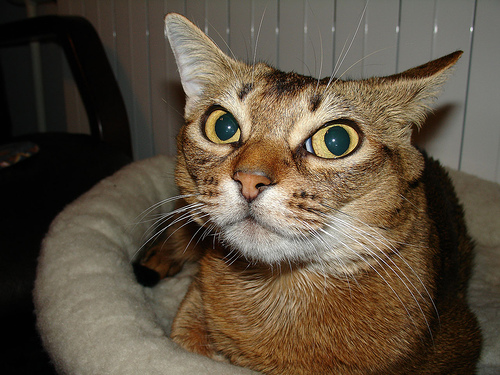
#> input picture data/00000001_020.jpg, 500 x 375 px; its folder holds only this picture in this run
$ jupyter execute --allow-errors real_life_lines.ipynb
#> lines starting #> are read from the running program, lines starting #| are printed output that depends on the picture; after the words box and inside, x2 and y2 are one past the last pixel; in counts of white or black regions, pixels touching at a corner belong together
Without Gaussian Noise

[cell 1]
import os
from skimage.transform import probabilistic_hough_line
from skimage import io
from skimage.feature import canny
from skimage.draw import line
import matplotlib.pyplot as plt
from skimage.color import rgb2gray
from matplotlib import cm
from skimage.util import img_as_ubyte

path = './data'
images_names = os.listdir(path)
images = []
edges = []
lines = []

for name in images_names:
    image = io.imread(path+'/'+name)
#> image is the input picture: shape (375, 500, 3); mean R, G, B 92.8, 80.3, 63.9
    image = rgb2gray(image)
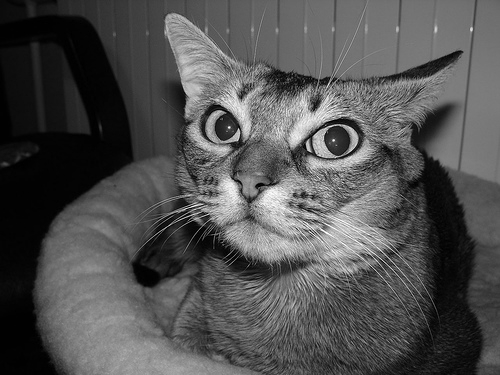
#> image: shape (375, 500) float64; min 0, max 1, mean 0.321
    image = img_as_ubyte(image)
    edge = canny(image, 5, 1, 25)
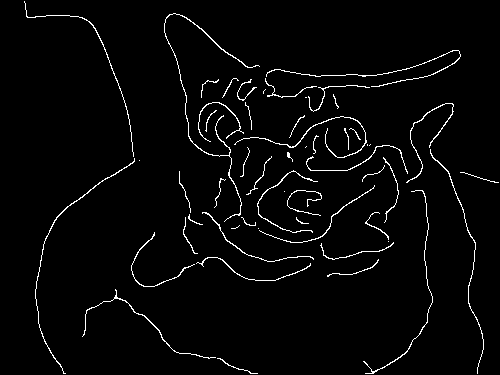
#> edge: shape (375, 500) bool; 2.7% white in thin lines or dots
    prob_lines = probabilistic_hough_line(edge, threshold=10, line_length=5,line_gap=3)
#> prob_lines = 397 items
    images.append(image)
    edges.append(edge)
    lines.append(prob_lines)

fig, ax = plt.subplots(len(images_names), 3, figsize=(15, 10), sharex=False, sharey=False, squeeze=False)

for i in range(len(images_names)):
    ax[i][0].imshow(images[i], cmap=cm.gray)
    ax[i][0].set_title('Input Image #'+str(i+1))

    ax[i][1].imshow(edges[i], cmap=cm.gray)
    ax[i][1].set_title('Canny Edges')

    ax[i][2].imshow(edges[i] * 0)
    for line in lines[i]:
        p0, p1 = line
        ax[i][2].plot((p0[0], p1[0]), (p0[1], p1[1]))
    ax[i][2].set_xlim((0, images[i].shape[1]))
    ax[i][2].set_ylim((images[i].shape[0], 0))
    ax[i][2].set_title('Probabilistic Hough')

    ax[i][0].set_axis_off()
    ax[i][1].set_axis_off()
    ax[i][2].set_axis_off()

plt.tight_layout()
plt.show()
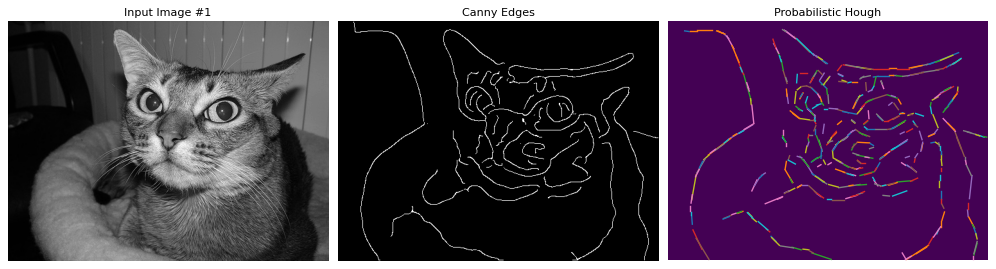
#> figure drawn by matplotlib, 3 panels

$ run again, on data/00000444_014.jpg
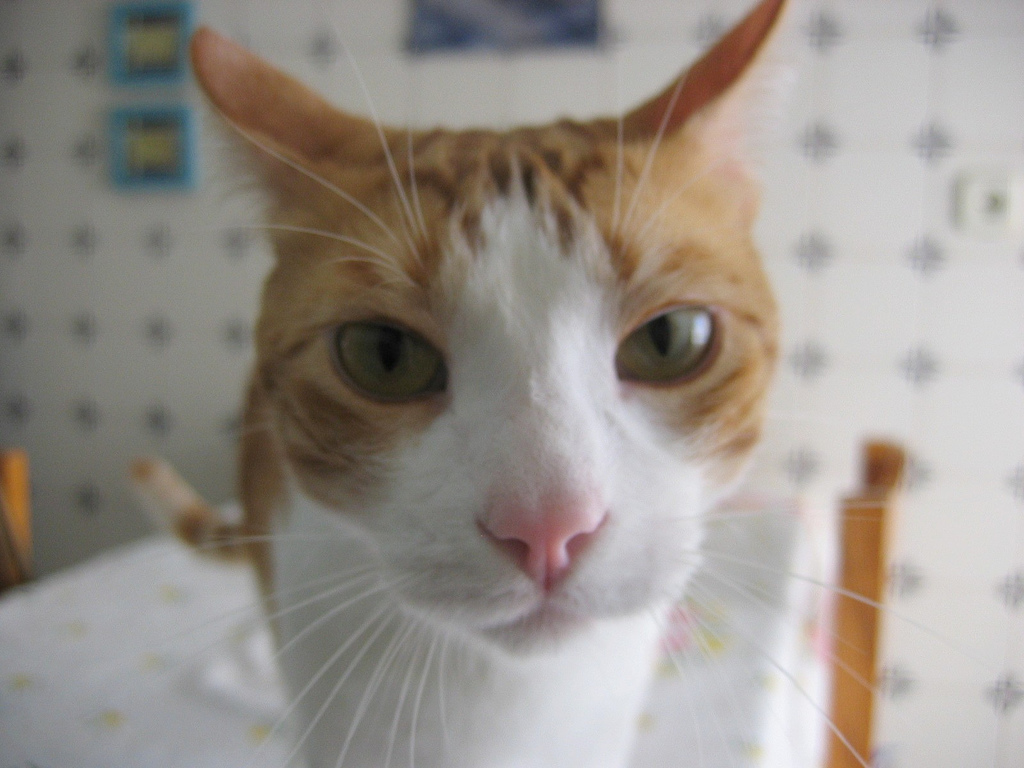
#> input picture data/00000444_014.jpg, 1024 x 768 px
#> image is the input picture: shape (768, 1024, 3); mean R, G, B 152.8, 146.1, 139.3
#> `edge = canny(image, 5, 1, 25)`:
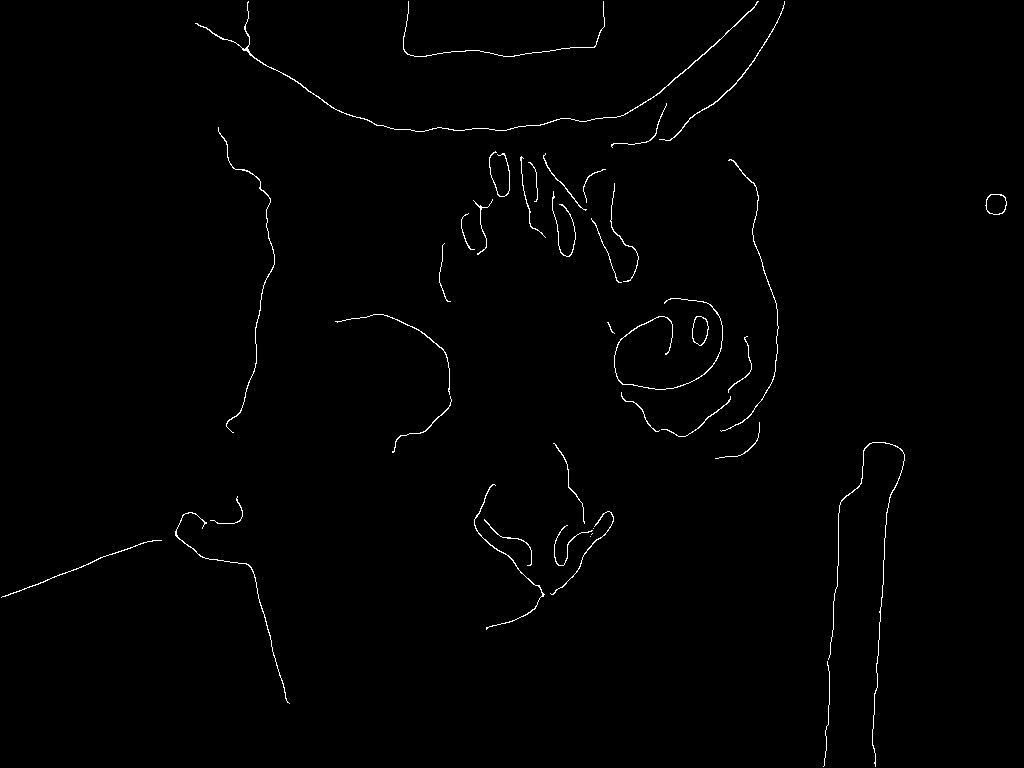
#> edge: shape (768, 1024) bool; 0.82% white in thin lines or dots
#> prob_lines = 460 items
#> `plt.show()`:
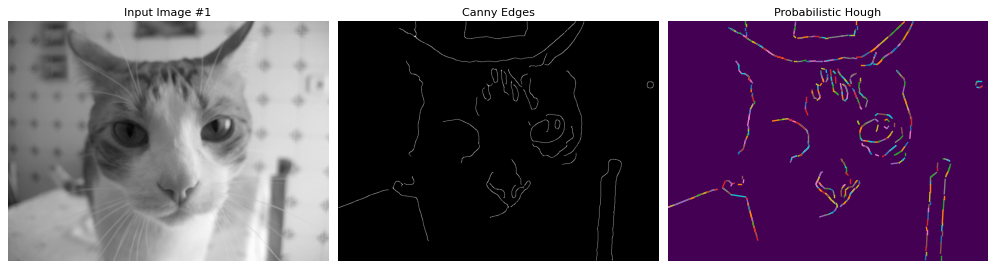
#> figure drawn by matplotlib, 3 panels

$ run again, on data/00000005_001.jpg
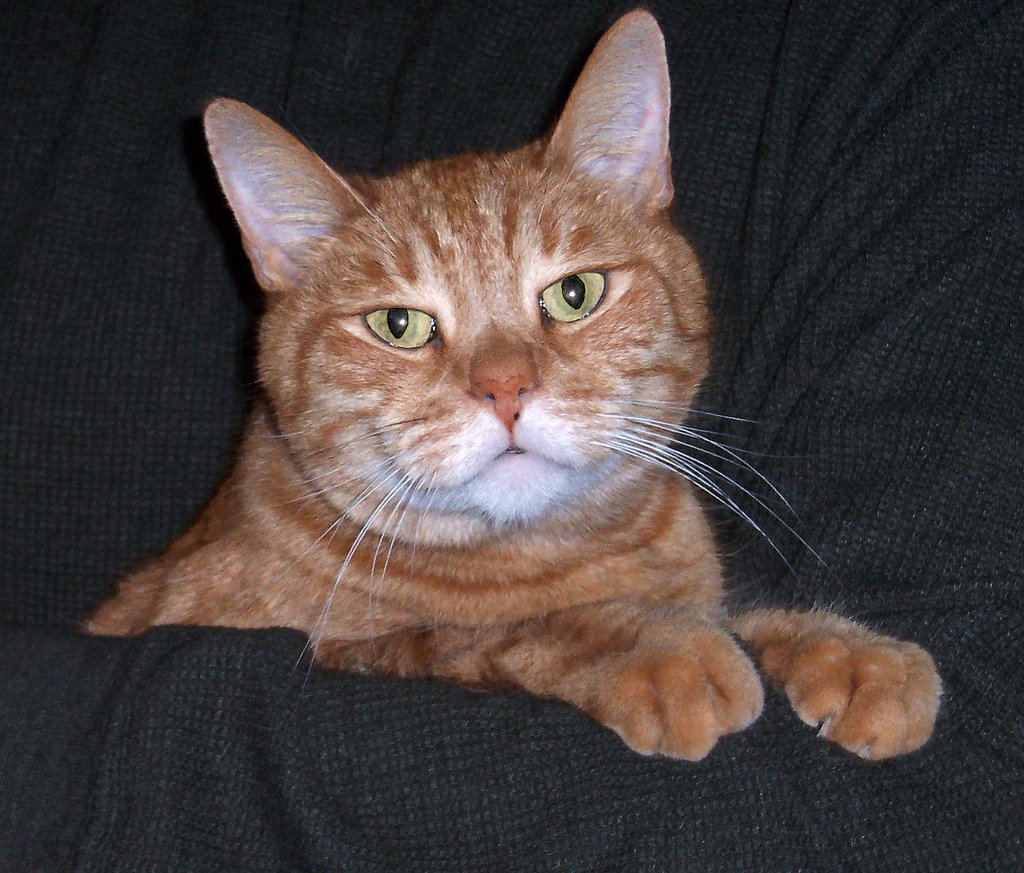
#> input picture data/00000005_001.jpg, 1024 x 873 px
#> image is the input picture: shape (873, 1024, 3); mean R, G, B 71.3, 63.3, 61.1
#> `edge = canny(image, 5, 1, 25)`:
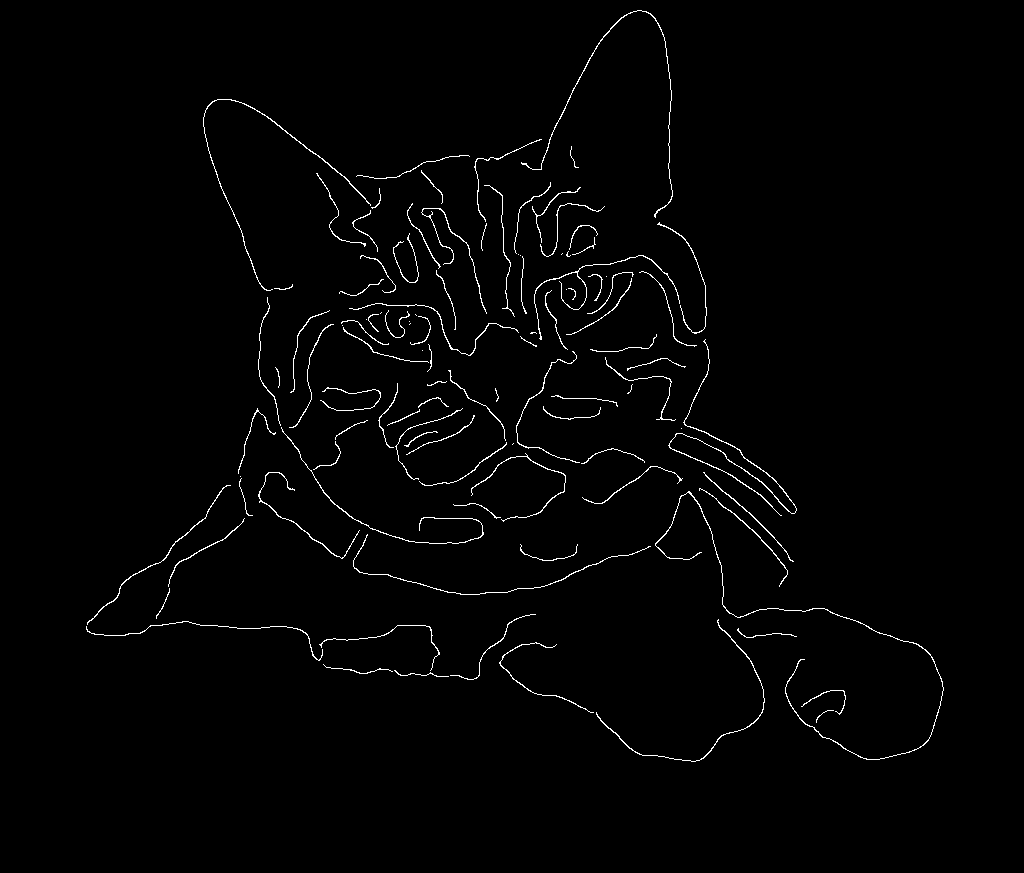
#> edge: shape (873, 1024) bool; 1.4% white in thin lines or dots, all inside (x1, y1, x2, y2) = (86, 10, 944, 762)
#> prob_lines = 921 items
#> `plt.show()`:
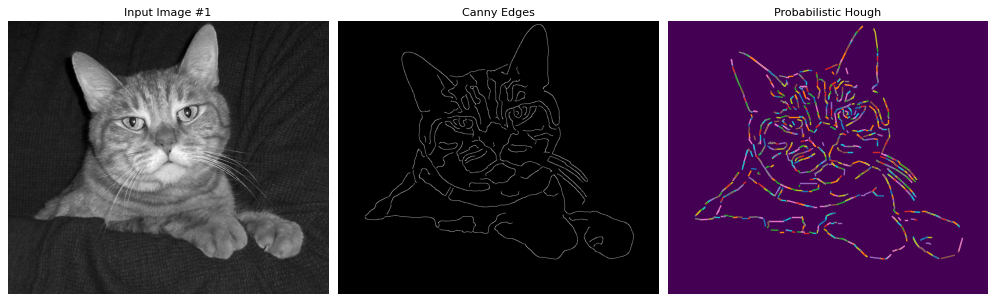
#> figure drawn by matplotlib, 3 panels

$ run again, on data/00000005_020.jpg
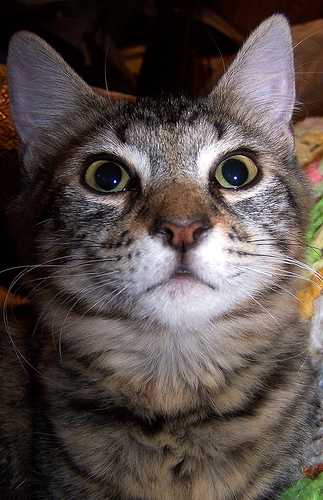
#> input picture data/00000005_020.jpg, 323 x 500 px
#> image is the input picture: shape (500, 323, 3); mean R, G, B 86.3, 75.8, 72.3
#> `edge = canny(image, 5, 1, 25)`:
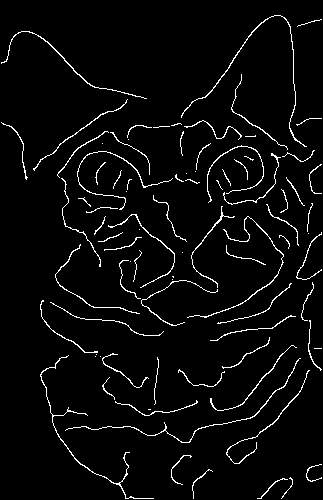
#> edge: shape (500, 323) bool; 3.9% white in thin lines or dots
#> prob_lines = 486 items
#> `plt.show()`:
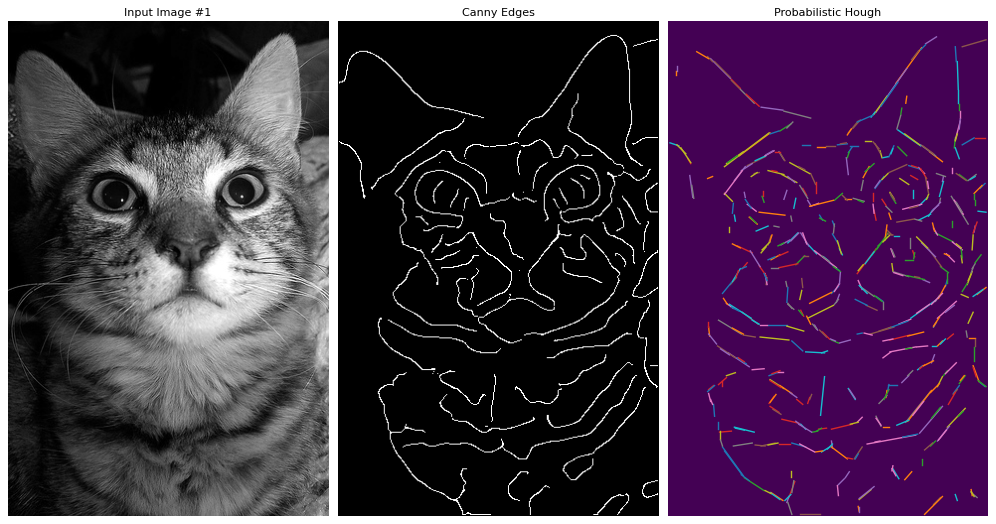
#> figure drawn by matplotlib, 3 panels

$ run again, on data/00000310_002.jpg
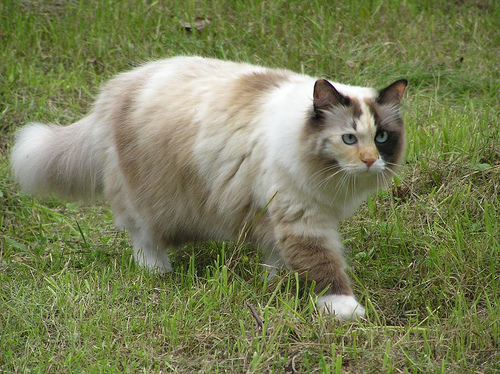
#> input picture data/00000310_002.jpg, 500 x 374 px
#> image is the input picture: shape (374, 500, 3); mean R, G, B 121, 126.3, 86.4
#> `edge = canny(image, 5, 1, 25)`:
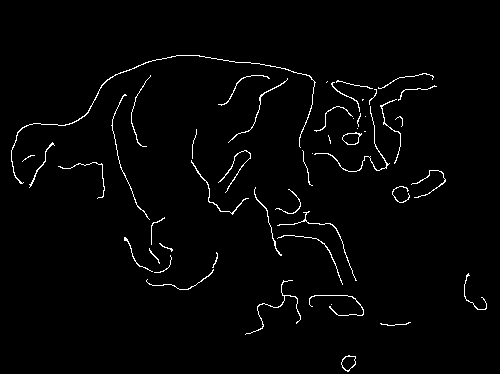
#> edge: shape (374, 500) bool; 1.9% white in thin lines or dots, all inside (x1, y1, x2, y2) = (11, 55, 487, 372)
#> prob_lines = 280 items
#> `plt.show()`:
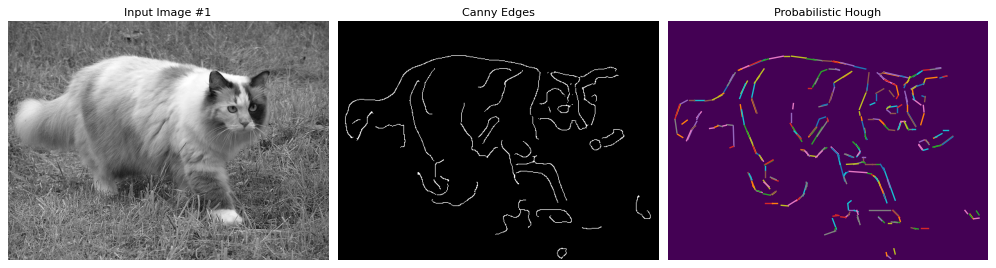
#> figure drawn by matplotlib, 3 panels
